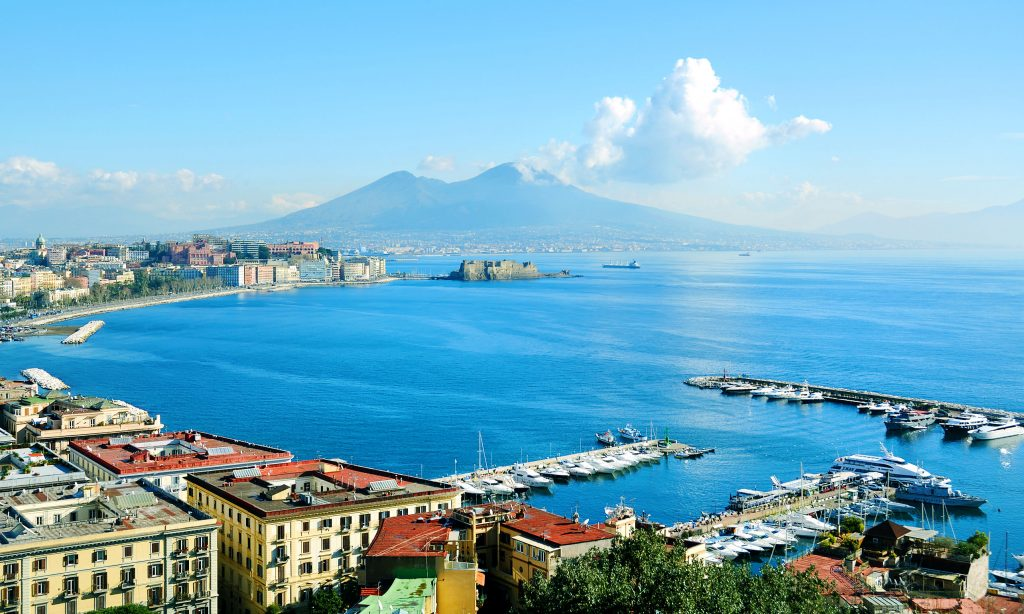
#> input picture images/Napoli.jpeg, 1024 x 614 px
$ python Thumbnails.py
#> lines starting #> are read from the running program, lines starting #| are printed output that depends on the picture
from PIL import Image
size=(256,256)
im = Image.open("images/Napoli.jpeg")
#> im is the input picture: PIL image 1024x614 RGB; mean R, G, B 116.2, 171.5, 194.1
im.thumbnail(size)
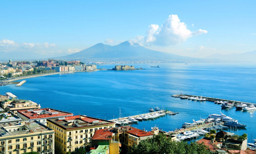
#> im: PIL image 256x154 RGB; mean R, G, B 116.4, 171.7, 194.3
im.show()
im.save("images/napoli.small.jpeg")
gray_scale = im.convert('L')
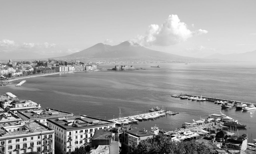
#> gray_scale: PIL image 256x154 L; min 0, max 255, mean 157.8
gray_scale.show()
